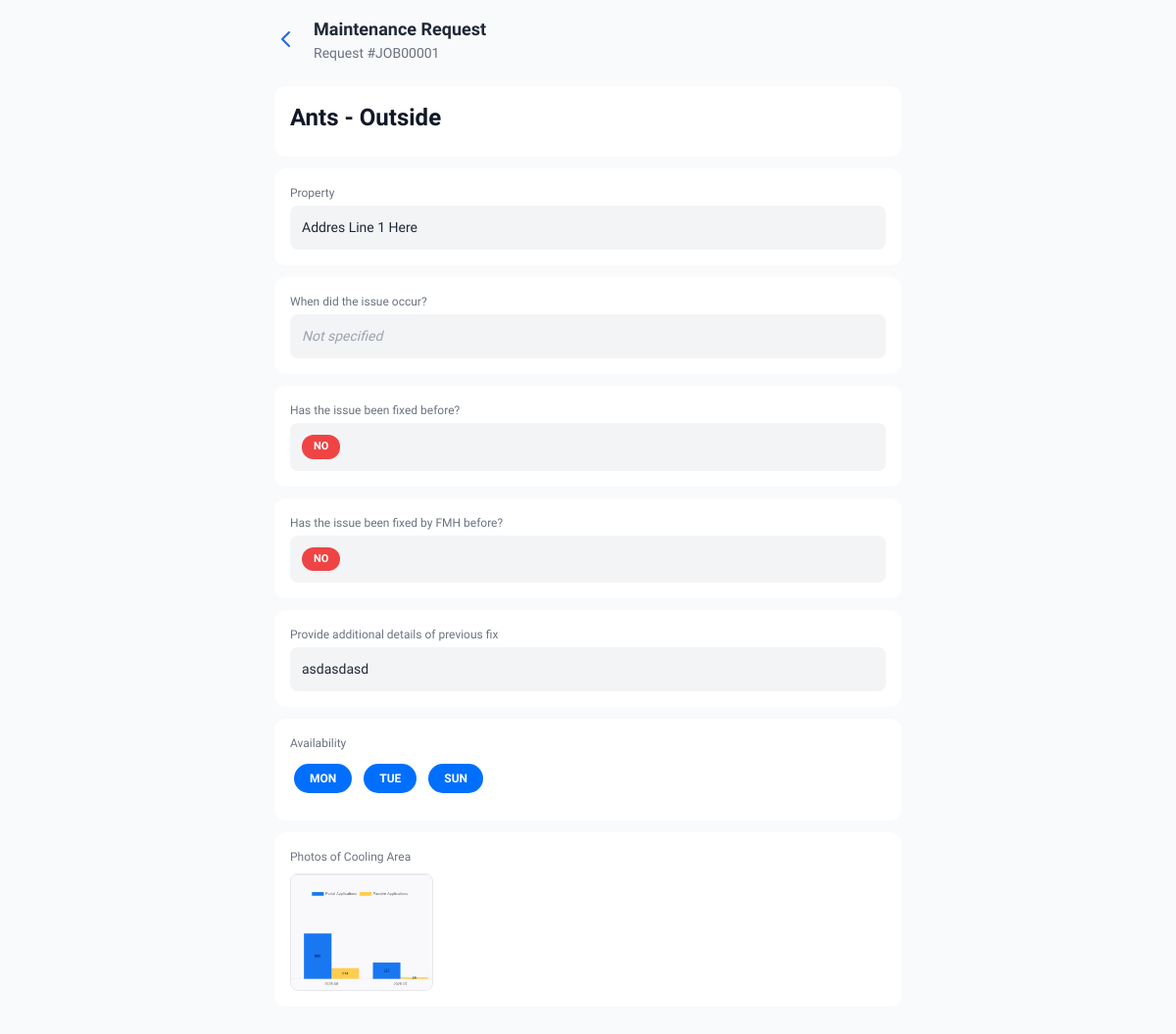
The app's page /maintenance_chat/view/JOB00001/ (signed in) with its own data.
### trader/models/jobs.py (models this page shows, shortened)
class Jobs(models.Model):
    agent = models.ForeignKey(AgentRegister, on_delete=models.CASCADE, related_name='jobs_agent')
    trader = models.ForeignKey(TraderRegistration, on_delete=models.SET_NULL, null=True, blank=True, related_name='jobs_trader')
    property = models.ForeignKey(Property, on_delete=models.SET_NULL, null=True, blank=True, related_name='jobs_property')
    STATUS_CHOICES = [
        ('quoted', 'Quoted'),
        ('confirmed', 'Confirmed'),
        ('approved', 'Approved'),
        ('scheduled', 'Scheduled'),
    ]
    address = models.TextField(blank=True, null=True)
    category = models.ForeignKey(Services, on_delete=models.SET_NULL, null=True, blank=True, related_name='category_services')
    renter = models.CharField(max_length=100, null=True, blank=True)
    priority = models.BooleanField(default=False)  # True = High Priority
    job_code = models.CharField(max_length=20, unique=True)
    notes = models.TextField()
    status = models.CharField(max_length=20, choices=STATUS_CHOICES, default='quoted')
    bid_status = models.CharField(max_length=20, choices=[('open', 'Open'), ('closed', 'Closed')], default='open')
    bid_count = models.IntegerField(default=0)
    quoted_at = models.DateField(default=timezone.now)
    confirmed_at = models.DateField(null=True, blank=True)
    approved_at = models.DateField(null=True, blank=True)
    scheduled_at = models.DateField(null=True, blank=True)
    is_active = models.BooleanField(null=True, blank=True, default=True)
    start_date = models.DateField(null=True, blank=True)
    end_date = models.DateField(null=True, blank=True)
    issue_found_at = models.DateField(null=True, blank=True)
    renter_availability = models.DateField(null=True, blank=True)
    issue_been_fixed_before = models.BooleanField(default=False)
    issue_been_fixed_by_fmh_before = models.BooleanField(default=False)
    renter_availability_schedule = models.JSONField(null=True, blank=True, default=dict)
    renter_issue_date = models.JSONField(blank=True, null=True, default=dict)

class JobImage(models.Model):
    job = models.ForeignKey(Jobs, on_delete=models.CASCADE, related_name="images")
    image = models.ImageField(upload_to="job_images/")
    uploaded_at = models.DateTimeField(auto_now_add=True)

### trader/models/servicesTrader.py (models this page shows, shortened)
class Services(models.Model):
    keyword = models.CharField(max_length=100, unique=True)
    description = models.TextField(blank=True, null=True)
    isurgent = models.BooleanField(default=False, help_text="Is this service urgent?")
    locationName = models.CharField(max_length=100, blank=True, null=True)
    marketName = models.CharField(max_length=100, blank=True, null=True)
    secondaryMarketName = models.CharField(max_length=100, blank=True, null=True)
    created_at = models.DateTimeField(auto_now_add=True, blank=True, null=True)
    updated_at = models.DateTimeField(auto_now=True, blank=True, null=True)
    is_active = models.BooleanField(default=True, help_text="Is this service currently active?")

### agent/models/propertyAgent.py (models this page shows, shortened)
class Property(models.Model):
    renter = models.ForeignKey(Renter, on_delete=models.SET_NULL, related_name='rent_property', null=True, blank=True)
    agent = models.ForeignKey(AgentRegister, on_delete=models.CASCADE, null=False, related_name='own_properties')
    property_id = models.CharField(max_length=100, blank=True, null=True)
    ref_number = models.CharField(max_length=100, blank=True, null=True)
    name = models.CharField(max_length=100, blank=True, null=True)
    floor_count = models.PositiveIntegerField(blank=True, null=True)
    state = models.CharField(max_length=100, blank=True, null=True)
    city = models.CharField(max_length=100, blank=True, null=True)
    address = models.TextField(blank=True, null=True)
    street = models.CharField(max_length=100, blank=True, null=True)
    house_number = models.CharField(max_length=20, blank=True, null=True)
    renter_name = models.CharField(max_length=100, blank=True, null=True)
    renter_contact = models.CharField(max_length=20, blank=True, null=True)
    key_number = models.CharField(max_length=20, blank=True, null=True)
    rent = models.DecimalField(max_digits=10, decimal_places=2, blank=True, null=True)
    postal_code = models.CharField(max_length=20, blank=True, null=True)
    created_at = models.DateTimeField(auto_now_add=True, blank=True, null=True)
    updated_at = models.DateTimeField(auto_now=True, blank=True, null=True)
    property_photo = models.ImageField(upload_to='property_photos/', blank=True, null=True)
    condition_report = models.ImageField(upload_to='condition_reports/', blank=True, null=True)
    lease_start = models.DateField()
    lease_end = models.DateField()
    is_active = models.BooleanField(null=True, blank=True, default=True)
    STATUS_CHOICES = [
        ('occupied', 'Occupied'),
        ('vacant', 'Vacant'),
    ]
    status = models.CharField(max_length=10, choices=STATUS_CHOICES, default='vacant')
    property_manager = models.ForeignKey(
        AgentRegister,
        on_delete=models.SET_NULL,
        null=True,
        blank=True,
        related_name="properties"
    )

### renter/renter_actions.py (the view)
# urls.py: path('maintenance_chat/view/<str:job_code>/', renter_actions.view_maintenance_request_chat, name='view_maintenance_request_chat'),
@login_required
def view_maintenance_request_chat(request, job_code):
    job = get_object_or_404(Jobs, job_code=job_code)
    context = {
        'job': job,
    }
    return render(request, 'renter/home/jobs/view_job.html', context)

### trader/context_processors.py (called while the page is built)
def notifications_context(request):
    if request.user.is_authenticated:
        unread_qs = get_unread_notifications(request.user)
        return {
            "unread_count": unread_qs.count(),
            "unread_notifications": unread_qs[:5],  # show latest 5
        }
    return {}

### trader/views/traderNotification.py (called while the page is built)
def get_unread_notifications(user):
    try:
        return TraderNotification.objects.filter(
            trader_id__user=user,
            seen=False
        ).order_by("-created_at")
    except Exception as e:
        logger.error(f"Error fetching notifications! {e}")
        return TraderNotification.objects.none()

### renter/templates/renter/home/jobs/view_job.html (shortened to what this page needs)
{% load static %}
<!DOCTYPE html>
<html lang="en">
<head>
  <link href="https://cdn.jsdelivr.net/npm/tailwindcss@2.2.19/dist/css/tailwind.min.css" rel="stylesheet">
</head>
<body>
<div class="max-w-2xl mx-auto p-4 pb-24">
  <div class="flex items-center mb-6">
    <button onclick="window.history.back()" class="text-blue-600 mr-3 sm:mr-4">
        <svg class="w-5 h-5 sm:w-6 sm:h-6" fill="none" stroke="currentColor" viewBox="0 0 24 24">
          <path stroke-linecap="round" stroke-linejoin="round" stroke-width="2" d="M15 19l-7-7 7-7"></path>
        </svg>
      </button>
    <div class="flex-1">
      <h1 class="text-lg font-bold text-gray-800">Maintenance Request</h1>
      <p class="text-sm text-gray-500">Request #{{ job.job_code }}</p>
    </div>
  </div>
  <div class="detail-card">
    <h2 class="text-2xl font-bold text-gray-900 mb-2">
      {{ job.category.description }}
    </h2>
  </div>
  {% if job.property %}
  <div class="detail-card">
    <div class="detail-label">Property</div>
    <div class="detail-value">{{ job.property.address }}</div>
  </div>
  {% endif %}
  <div class="detail-card">
    <div class="detail-label">When did the issue occur?</div>
    <div class="detail-value">
      {% if job.renter_issue_date %}
        {% if job.renter_issue_date.value %}
          <span class="font-semibold">{{ job.renter_issue_date.value }}</span>
        {% else %}
          <span class="font-semibold">{{ job.renter_issue_date }}</span>
        {% endif %}
      {% else %}
        <span class="text-gray-400 italic">Not specified</span>
      {% endif %}
    </div>
  </div>
  <div class="detail-card">
    <div class="detail-label">Has the issue been fixed before?</div>
    <div class="detail-value">
      {% if job.issue_been_fixed_before %}
        <span class="badge badge-yes">YES</span>
      {% else %}
        <span class="badge badge-no">NO</span>
      {% endif %}
    </div>
  </div>
  <div class="detail-card">
    <div class="detail-label">Has the issue been fixed by FMH before?</div>
    <div class="detail-value">
      {% if job.issue_been_fixed_by_fmh_before %}
        <span class="badge badge-yes">YES</span>
      {% else %}
        <span class="badge badge-no">NO</span>
      {% endif %}
    </div>
  </div>
  {% if job.notes %}
  <div class="detail-card">
    <div class="detail-label">Provide additional details of previous fix</div>
    <div class="detail-value">{{ job.notes }}</div>
  </div>
  {% endif %}
  <div class="detail-card">
    <div class="detail-label">Availability</div>
    <div class="mt-2">
      {% if job.renter_availability_schedule %}
        {% if job.renter_availability_schedule.days %}
          <div class="mb-2">
            {% for day in job.renter_availability_schedule.days %}
              <span class="availability-badge availability-day">{{ day }}</span>
            {% endfor %}
          </div>
        {% endif %}
      {% else %}
        <span class="text-gray-400 italic text-sm">No availability specified</span>
      {% endif %}
    </div>
  </div>
  {% if job.images.all %}
  <div class="detail-card">
    <div class="detail-label">Photos of Cooling Area</div>
    <div class="image-gallery">
      {% for img in job.images.all %}
        <img src="{{ img.image.url }}" alt="Job Image">
      {% endfor %}
    </div>
  </div>
  {% endif %}
</div>
</body>
</html>

### renter/templates/renter/home/jobs/view_job.html (style rules this page uses)
body { font-family: 'Lexend', sans-serif; background-color: #f9fafb; min-height: 100vh; }
.detail-card { background: white; border-radius: 12px; padding: 16px; margin-bottom: 12px; }
.detail-label { font-size: 12px; color: #6b7280; font-weight: 500; margin-bottom: 4px; }
.detail-value { font-size: 14px; color: #1f2937; font-weight: 400; padding: 12px; background: #f3f4f6; border-radius: 8px; word-wrap: break-word; overflow-wrap: break-word; }
.badge { display: inline-block; padding: 4px 12px; border-radius: 12px; font-size: 11px; font-weight: 600; text-transform: uppercase; }
.badge-no { background: #ef4444; color: white; }
.availability-badge { display: inline-block; padding: 6px 16px; border-radius: 20px; font-size: 12px; font-weight: 600; margin: 4px; }
.availability-day { background: #006ffd; color: white; }
.image-gallery { display: grid; grid-template-columns: repeat(auto-fill, minmax(120px, 1fr)); gap: 8px; margin-top: 8px; }
.image-gallery img { width: 100%; height: 120px; object-fit: cover; border-radius: 8px; border: 1px solid #e5e7eb; cursor: pointer; transition: transform 0.2s; }

### records on screen
Jobs: job_code "JOB00001", category.description "Ants - Outside", property.address "Addres Line 1 Here", notes "asdasdasd"
JobImage: image (picture)

### other values on screen
{{ day }} "MON" "TUE" "SUN"
